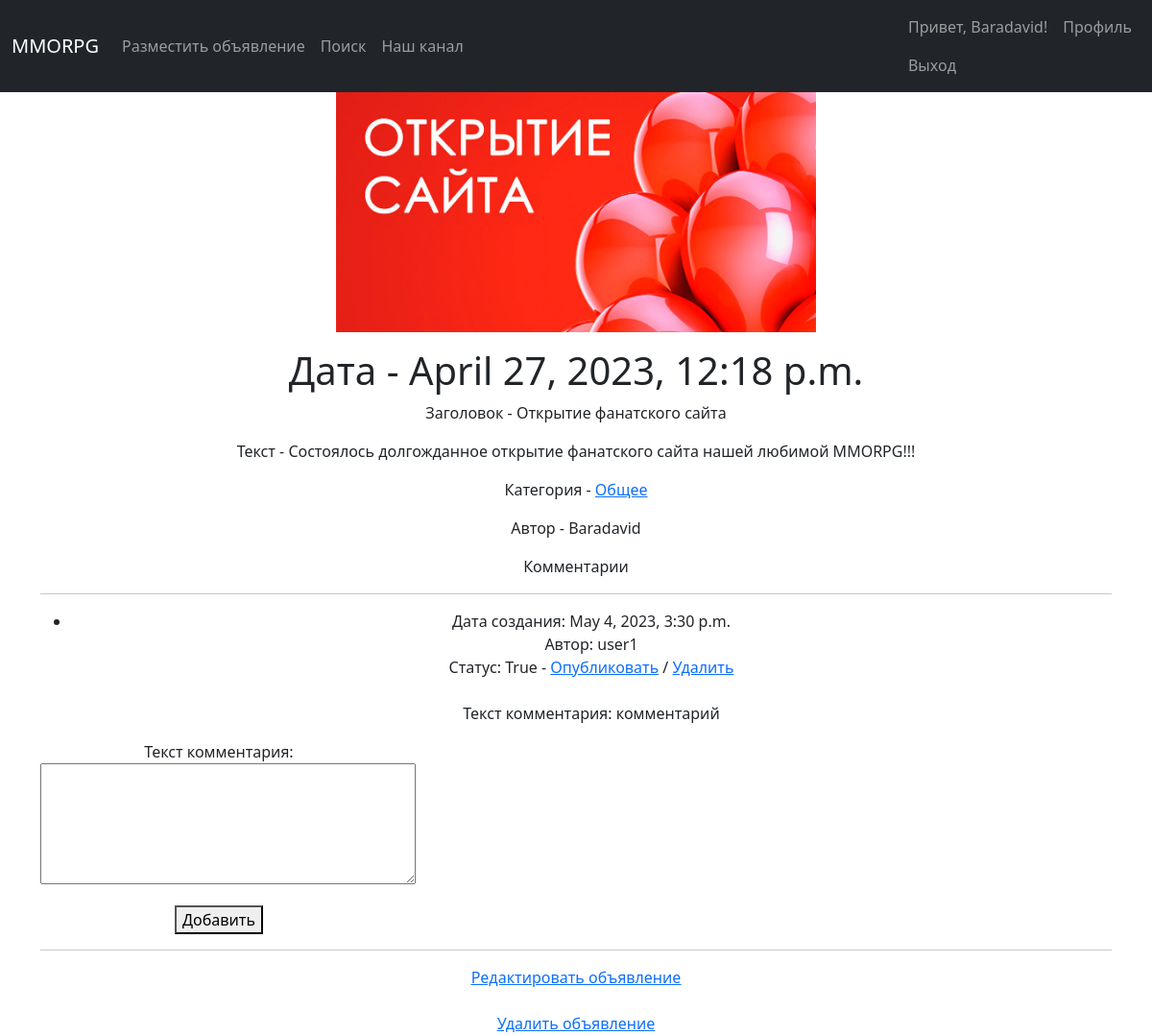
The app's page /post/1 (signed in) with its own data.
### billboard/models.py (models this page shows, shortened)
class Post(models.Model):  # модель "Объявления"
    title = models.CharField(max_length=128,
                             unique=True,
                             error_messages='Новость с таким заголовком уже есть',
                             blank=False,
                             )
    text = models.TextField()
    date_creation = models.DateTimeField(auto_now_add=True)
    author = models.ForeignKey(User, on_delete=models.CASCADE)
    post_category = models.ManyToManyField(Category, through='PostCategory')
    content = models.FileField(upload_to='media/', blank=True)
    def get_thumbnail(self):
        if not self.content:
            return '/media/media/default.jpg'
        return self.content.url

class Category(models.Model):  # модель "Категории" для "Объявления"
    category_name = models.CharField(max_length=20,
                                     verbose_name="Категория персонажа",
                                     )
    subscribers = models.ManyToManyField(User, blank=True, related_name='categories')
    def __str__(self):
        return self.category_name

class Reply(models.Model):  # модель "Отклик"
    reply_user = models.ForeignKey(User, on_delete=models.CASCADE, verbose_name='Автор комментария', blank=True, null=True)  # связь с Пользователем
    reply_post = models.ForeignKey(Post, on_delete=models.CASCADE, verbose_name='Статья', blank=True, null=True, related_name='relpy_post')  # связь с Объявлением
    text = models.TextField(verbose_name='Текст комментария')  # в Отклике может быть только текст
    reply_date_creation = models.DateTimeField(auto_now=True)
    status = models.BooleanField(verbose_name='status_reply', default=False)
    objects = StatusRelpy()

### billboard/views.py (the view, shortened to what this page needs)
# urls.py: path('<int:pk>', PostDetail.as_view(), name='post_detail'),
class PostDetail(CustomSuccessMessageMixin, FormMixin, DetailView):
    model = Post
    template_name = 'post_detail.html'
    context_object_name = 'post_detail'
    form_class = ReplyForm
    success_msg = 'Комментарий успешно создан, ожидайте подтверждения'

### billboard/forms.py
class ReplyForm(forms.ModelForm):
    class Meta:
        model = Reply
        fields = ('text',)
    def __init__(self, *args, **kwargs):
        super().__init__(*args, **kwargs)
        for f in self.fields:
            self.fields[f].widget.attrs['class'] = 'form-control'
        self.fields['text'].widget = Textarea(attrs={'rows': 5})

### billboard/models.py (called while the page is built)
    def get_queryset(self):
        return super().get_queryset().filter(Q(status=False, reply_user=get_current_user())
                                             | Q(status=False, reply_post__author=get_current_user())
                                             | Q(status=True))

### billboard/templatetags/custom_filters.py (called while the page is built)
@register.filter(name='Censor')
def Censor(value):
    banned_list = ['idiot', 'stupid', 'Idiot', 'Stupid']
    sentence = value.split()
    for i in banned_list:
        for words in sentence:
            if i in words:
                pos = sentence.index(words)
                sentence.remove(words)
                sentence.insert(pos, '*' * len(i))
    return " ".join(sentence)

### templates/post_detail.html (shortened to what this page needs)
{% extends 'flatpages/default.html' %}
{% load custom_filters %}
{% block content %}
<figure><img src="{{ post_detail.get_thumbnail }}" width="500"></figure>
<h1>Дата - {{ post_detail.date_creation}}</h1>
<p>Заголовок - {{ post_detail.title | Censor }}</p>
<p>Текст - {{ post_detail.text | Censor }}</p>
<p>Категория - {% for category in post_detail.post_category.all %}
                        <a href="{% url 'category_list' category.id %}">{{ category }}</a>
                   {% endfor %}</p>
<p>Автор - {{ post_detail.author }}</p>
<p>Комментарии</p>
<hr>
<ul>
{% for i in post_detail.relpy_post.all %}
<li>
{% include 'reply_manage.html' %}
</li>
{% endfor %}
</ul>
<div class="col-4">
    <form action="" id="add_form" method="post">
        {{form.as_p}}
    </form>
        <button form="add_form" type="submit" class="btn.btn-primary">Добавить</button>
</div>
<hr>
<a href="{% url 'post_edit' post_detail.id %}"><u>Редактировать объявление</u></a>
<br><br>
<a href="{% url 'post_delete' post_detail.id %}"><u>Удалить объявление</u></a>
{% endblock content %}

### templates/flatpages/default.html (shortened to what this page needs)
<!DOCTYPE html>
<html lang="en">
    <head>
        {% load static %}
        <link href="{% static 'css/styles.css' %}" rel="stylesheet" />
    </head>
    <body>
        <nav class="navbar navbar-expand-lg navbar-dark bg-dark static-top">
            <div class="container">
                <a class="navbar-brand" href="/post">MMORPG</a>
                <div class="collapse navbar-collapse" id="navbarResponsive">
                    <ul class="navbar-nav ml-auto">
                        <li class="nav-item">
                            <a class="nav-link" href="/post/create">Разместить объявление</a>
                        </li>
                        <li class="nav-item">
                            <a class="nav-link" href="/post/search">Поиск</a>
                        </li>
                        <li>
                            <a class="nav-link" href="https://www.youtube.com/watch?v=dQw4w9WgXcQ">Наш канал</a>
                        </li>
                    </ul>
                </div>
            </div>
            <div class="container" style="width: 350px">
    <div class="navbar-collapse collapse" id="navbarNav">
            <ul class="nav navbar-nav ml-auto">
                <li class="nav-item active">
                    {% if user.is_authenticated %}
                    <a class="nav-link">Привет, {{ request.user.username }}!</a>
                    {% endif %}
                </li>
                <li class="nav-item active">
                    {% if user.is_authenticated %}
                    <a class="nav-link" href="{% url 'index' %}">Профиль</a>
                    {% else %}
                    <a class="nav-link" href="{% url 'login' %}">Вход</a>
                    {% endif %}
                </li>
                <li class="nav-item active">
                    {% if user.is_authenticated %}
                    <a class="nav-link" href="{% url 'logout' %}">Выход</a>
                    {% endif %}
                </li>
            </ul>
        </div>
    </div>
        </nav>
        <div class="container">
            <div class="row">
                <div class="col-lg-12 text-center">
                    {% block content %}{% endblock content %}
                </div>
            </div>
            </div>
    </body>
</html>

### templates/reply_manage.html (shortened to what this page needs)
Дата создания: {{i.reply_date_creation}}<br>
Автор: {{i.reply_user}}<br>
Статус: {{i.status}}
    {% if i.reply_post.author == request.user %}
    -
    <a class="update_status" data-url="{% url 'update_reply_status' i.id 'public' %}" href="#">Опубликовать</a> /
    <a class="update_status" data-url="{% url 'update_reply_status' i.id 'delete' %}" href="#">Удалить</a>
    {% endif %}
    <br><br>
Текст комментария: {{i.text}}

### records on screen
Post: get_thumbnail (picture), date_creation "April 27, 2023, 12:18 p.m.", title|Censor "Открытие фанатского сайта", text|Censor "Состоялось долгожданное открытие фанатского сайта нашей любимой MMORPG!!!", author "Baradavid"
Category: category_name "Общее"
Reply: reply_date_creation "May 4, 2023, 3:30 p.m.", reply_user "user1", status "True", shows "Опубликовать", text "комментарий"

### other values on screen
{{ request.user.username }} "Baradavid"
